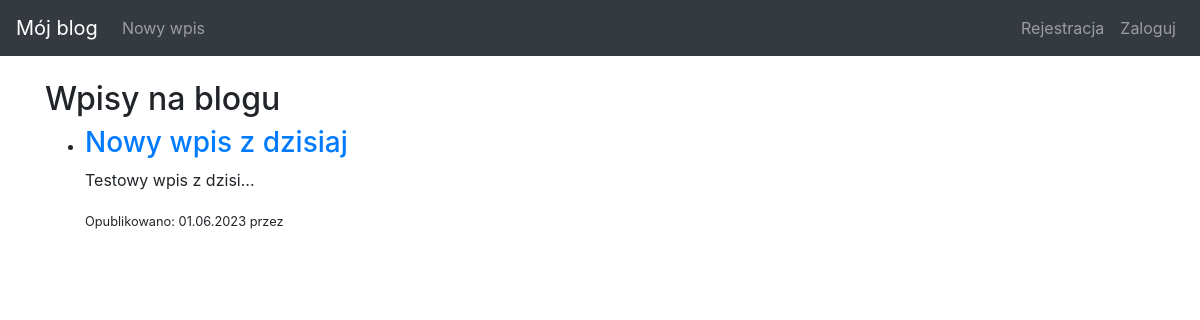
The app's page /, older data.
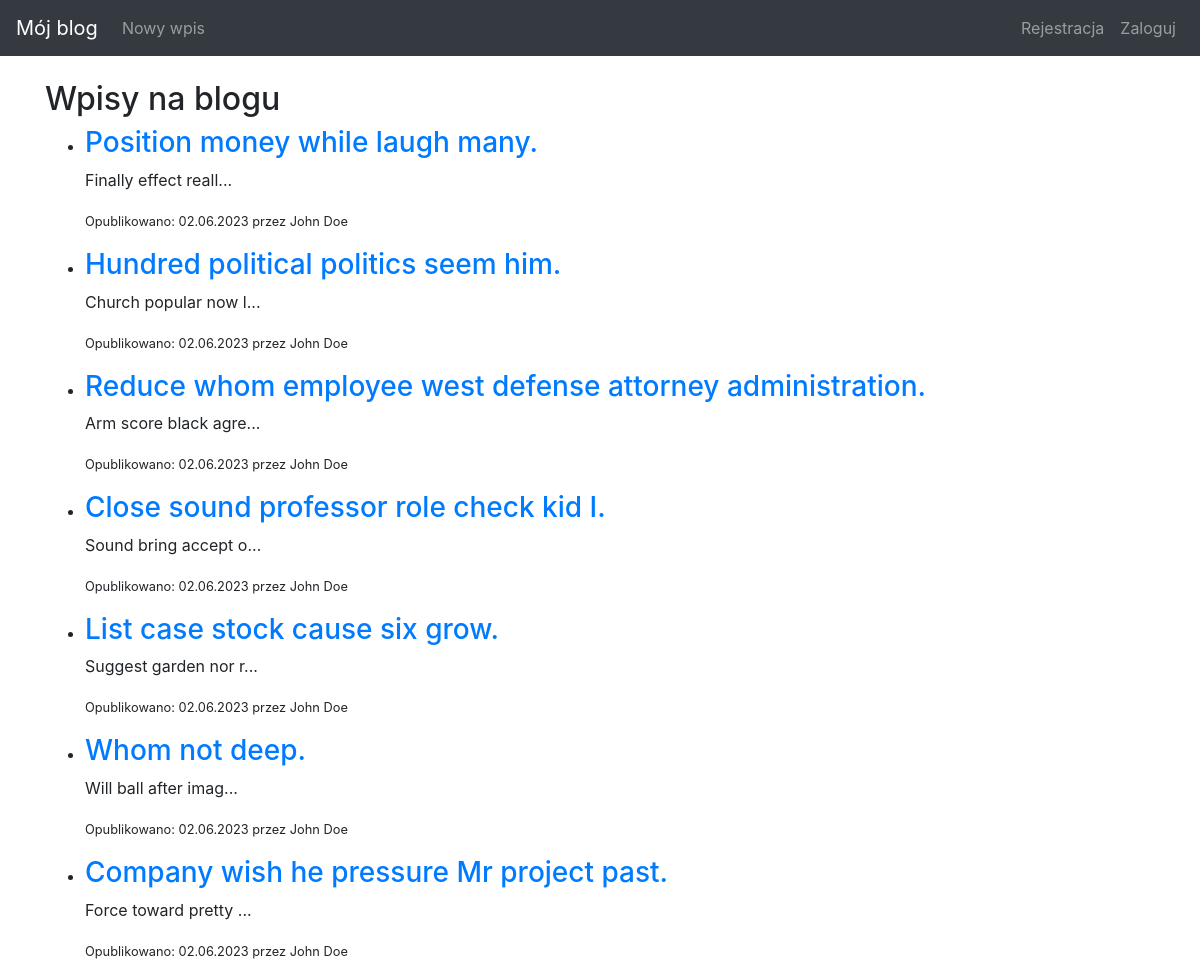
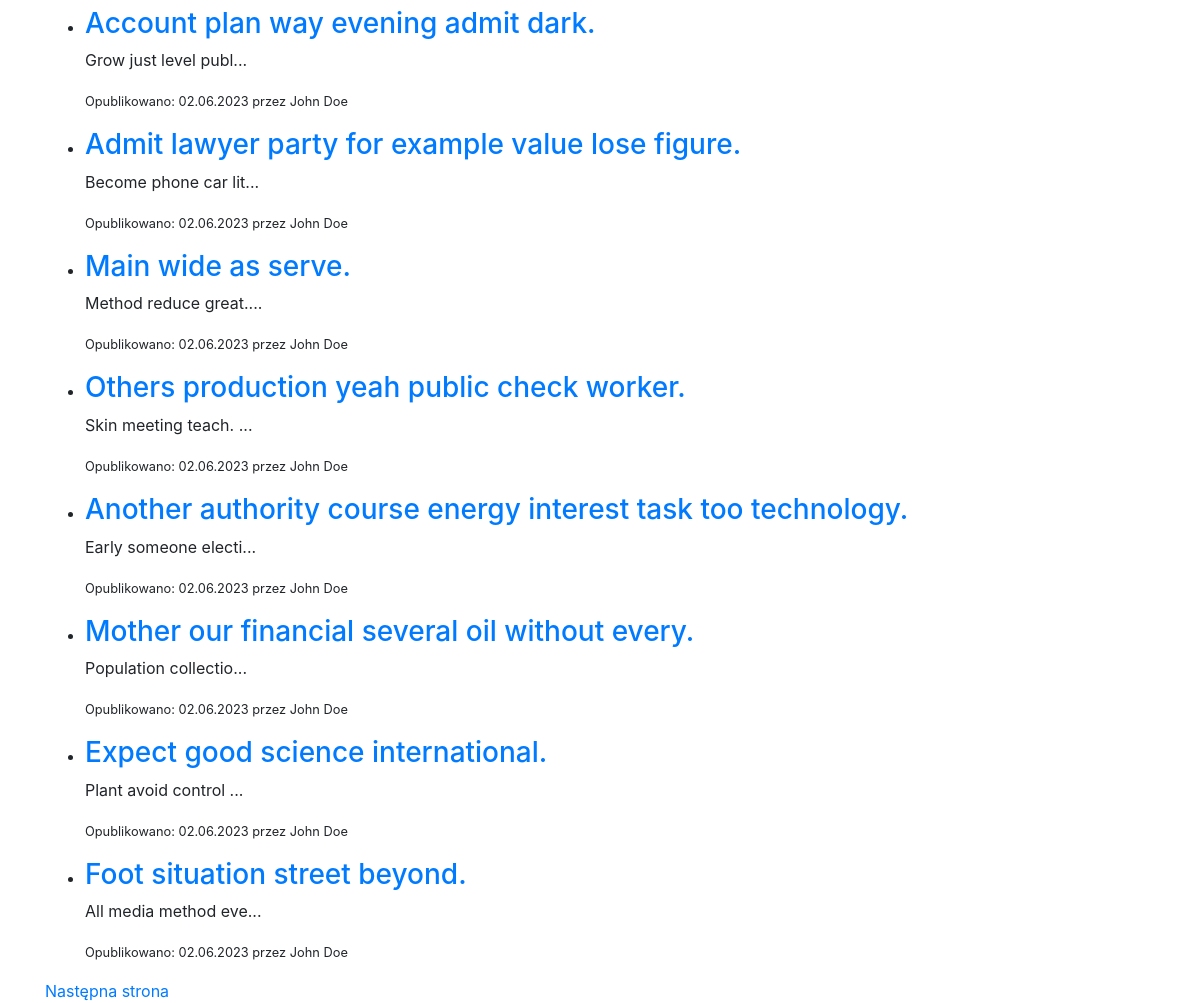
The same page, newer data (2 pictures, top to bottom).
### blog/models.py (models this page shows, shortened)
class Entry(db.Model):
    id = db.Column(db.Integer, primary_key=True)
    title = db.Column(db.String(80), nullable=False)
    body = db.Column(db.Text, nullable=False)
    pub_date = db.Column(db.DateTime, nullable=False, default=datetime.datetime.utcnow)
    is_published = db.Column(db.Boolean, default=False)
    user_id = db.Column(db.Integer, db.ForeignKey('user.id'))
    author = db.relationship('User', backref='posts')
    def get_absolute_url(self):
        return url_for('entry_detail', entry_id=self.id)

class User(UserMixin, db.Model):
    id = db.Column(db.Integer, primary_key=True)
    name = db.Column(db.String(50), nullable=False)
    email = db.Column(db.String(120), unique=True, nullable=False)
    password_hash = db.Column(db.String(128))
    reset_password_token = db.Column(db.String(128))

### blog/routes.py (the view)
@app.route('/', defaults={'page': 1})
@app.route('/page/<int:page>')
def index(page):
    PER_PAGE = 15
    entries = Entry.query.order_by(Entry.pub_date.desc()).paginate(page=page, per_page=PER_PAGE, error_out=False)
    return render_template('entries.html', entries=entries)

### blog/templates/entries.html (shortened to what this page needs)
{% extends "base.html" %}
{% block content %}
<h2>Wpisy na blogu</h2>
<ul>
{% for entry in entries.items %}
    <li>
        {% if entry.is_published %}
            <h3><a href="{{ entry.get_absolute_url() }}">{{ entry.title }}</a></h3>
            <p>{{ entry.body[:20] }}{% if entry.body|length > 20 %}...{% endif %}</p>
            <p><small>Opublikowano: {{ entry.pub_date.strftime('%d.%m.%Y') }} przez {{ entry.author.name }}</small></p>
            {% else %}
            <h3><a href="{{ entry.get_absolute_url() }}">{{ entry.title }}</a></h3>
            <p><small>Wpis czeka na publikację</small></p>
            {% endif %}
    </li>
{% endfor %}
</ul>
<div>
{% if entries.has_next %}
    <a href="{{ url_for('index', page=entries.next_num) }}">Następna strona</a>
{% endif %}
</div>
{% endblock %}

### blog/templates/base.html (shortened to what this page needs)
<!doctype html>
<html lang="en">
<head>
    <link rel="stylesheet" href="https://stackpath.bootstrapcdn.com/bootstrap/4.5.0/css/bootstrap.min.css"
>
</head>
<body>
<nav class="navbar navbar-expand-md navbar-dark bg-dark fixed-top">
    <a class="navbar-brand" href="{{ url_for('index') }}">Mój blog</a>
    <div class="collapse navbar-collapse" id="navbarsExampleDefault">
        <ul class="navbar-nav mr-auto">
            <li class="nav-item">
                <a class="nav-link" href="{{ url_for('create_entry') }}">Nowy wpis</a>
            </li>
        </ul>
        <ul class="navbar-nav ml-auto">
            <li class="nav-item">
                <a class="nav-link" href="{{ url_for('register') }}">Rejestracja</a>
            </li>
            {% if current_user.is_authenticated %}
            <li class="nav-item">
                <a class="nav-link" href="{{ url_for('logout') }}">Wyloguj</a>
            </li>
            {% else %}
            <li class="nav-item">
                <a class="nav-link" href="{{ url_for('login') }}">Zaloguj</a>
            </li>
            {% endif %}
        </ul>
    </div>
</nav>
<main role="main" class="container">
    {% block content %}
    {% endblock %}
</main>
</html>

### blog/templates/base.html (style rules this page uses)
body { padding-top: 5rem; }

Row changes from the older to the newer data that the page shows:
no longer on this page (row unchanged): Entry: title "Nowy wpis z dzisiaj", body "Testowy wpis z dzisi", pub_date "01.06.2023"
added Entry: title "Position money while laugh many.", body "Finally effect reall", pub_date "02.06.2023", author.name "John Doe"
added Entry: title "Hundred political politics seem him.", body "Church popular now l", pub_date "02.06.2023", author.name "John Doe"
added Entry: title "Reduce whom employee west defense attorney administration.", body "Arm score black agre", pub_date "02.06.2023", author.name "John Doe"
added Entry: title "Close sound professor role check kid I.", body "Sound bring accept o", pub_date "02.06.2023", author.name "John Doe"
added Entry: title "List case stock cause six grow.", body "Suggest garden nor r", pub_date "02.06.2023", author.name "John Doe"
added Entry: title "Whom not deep.", body "Will ball after imag", pub_date "02.06.2023", author.name "John Doe"
added Entry: title "Company wish he pressure Mr project past.", body "Force toward pretty", pub_date "02.06.2023", author.name "John Doe"
added Entry: title "Account plan way evening admit dark.", body "Grow just level publ", pub_date "02.06.2023", author.name "John Doe"
added Entry: title "Admit lawyer party for example value lose figure.", body "Become phone car lit", pub_date "02.06.2023", author.name "John Doe"
added Entry: title "Main wide as serve.", body "Method reduce great.", pub_date "02.06.2023", author.name "John Doe"
added Entry: title "Others production yeah public check worker.", body "Skin meeting teach.", pub_date "02.06.2023", author.name "John Doe"
added Entry: title "Another authority course energy interest task too technology.", body "Early someone electi", pub_date "02.06.2023", author.name "John Doe"
added Entry: title "Mother our financial several oil without every.", body "Population collectio", pub_date "02.06.2023", author.name "John Doe"
added Entry: title "Expect good science international.", body "Plant avoid control", pub_date "02.06.2023", author.name "John Doe"
added Entry: title "Foot situation street beyond.", body "All media method eve", pub_date "02.06.2023", author.name "John Doe"
Text that changed along with them:
text now shown: "Następna strona"
